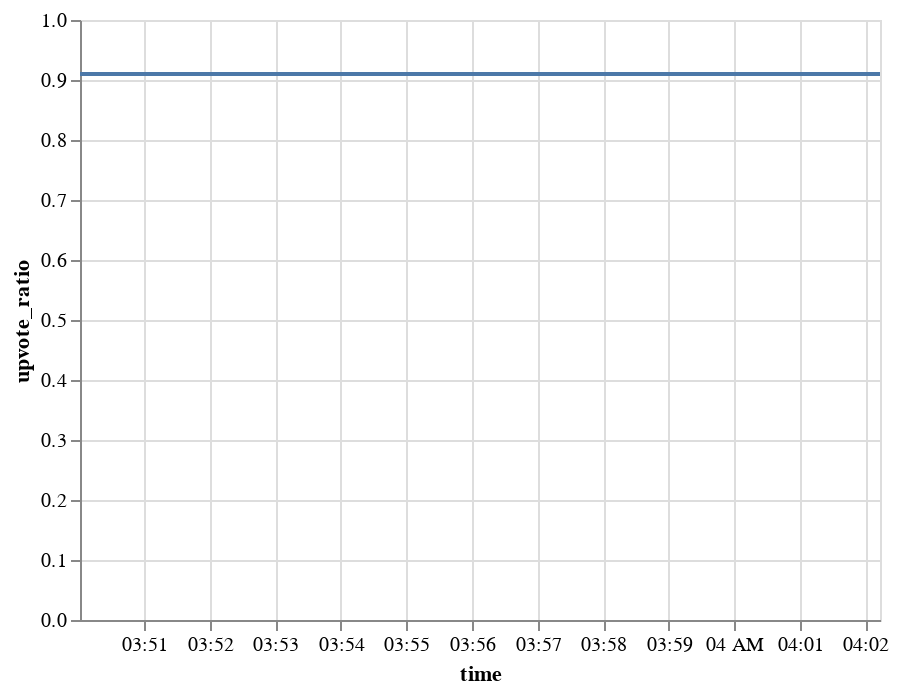

Write notebook code for a chart like this one.
### Code cell
alt.Chart(df.loc[:,'score':'time']).mark_line().encode(
    x = 'time',
    y = 'upvote_ratio')

### Figure 1 — Vega-Lite specification as saved in the notebook (floating-point values rounded to 4 significant figures)
{"$schema": "https://vega.github.io/schema/vega-lite/v3.3.0.json", "config": {"mark": {"tooltip": null}, "view": {"height": 300, "width": 400}}, "data": {"name": "data-e824bd247837976ed3f4489ab007081e"}, "datasets": {"data-e824bd247837976ed3f4489ab007081e": [{"score": 19831, "time": "2019-08-09T03:50:01.093576670", "upvote_ratio": 0.91}, {"score": 19838, "time": "2019-08-09T03:50:08.360995770", "upvote_ratio": 0.91}, {"score": 19849, "time": "2019-08-09T03:50:15.588673830", "upvote_ratio": 0.91}, {"score": 19857, "time": "2019-08-09T03:50:22.833689928", "upvote_ratio": 0.91}, {"score": 19854, "time": "2019-08-09T03:50:30.049596786", "upvote_ratio": 0.91}, {"score": 19869, "time": "2019-08-09T03:50:37.189821005", "upvote_ratio": 0.91}, {"score": 19870, "time": "2019-08-09T03:50:44.450610161", "upvote_ratio": 0.91}, {"score": 19873, "time": "2019-08-09T03:50:51.610061646", "upvote_ratio": 0.91}, {"score": 19883, "time": "2019-08-09T03:50:58.947623253", "upvote_ratio": 0.91}, {"score": 19894, "time": "2019-08-09T03:51:06.252945185", "upvote_ratio": 0.91}, {"score": 19894, "time": "2019-08-09T03:51:13.581438303", "upvote_ratio": 0.91}, {"score": 19904, "time": "2019-08-09T03:51:20.864200592", "upvote_ratio": 0.91}, {"score": 19913, "time": "2019-08-09T03:51:28.653321981", "upvote_ratio": 0.91}, {"score": 19918, "time": "2019-08-09T03:51:35.838327646", "upvote_ratio": 0.91}, {"score": 19926, "time": "2019-08-09T03:51:43.343881369", "upvote_ratio": 0.91}, {"score": 19923, "time": "2019-08-09T03:51:50.916741133", "upvote_ratio": 0.91}, {"score": 19930, "time": "2019-08-09T03:51:58.558739185", "upvote_ratio": 0.91}, {"score": 19947, "time": "2019-08-09T03:52:06.134595156", "upvote_ratio": 0.91}, {"score": 19952, "time": "2019-08-09T03:52:13.617850780", "upvote_ratio": 0.91}, {"score": 19966, "time": "2019-08-09T03:52:21.028291941", "upvote_ratio": 0.91}, {"score": 19965, "time": "2019-08-09T03:52:28.435034990", "upvote_ratio": 0.91}, {"score": 19979, "time": "2019-08-09T03:52:35.951999903", "upvote_ratio": 0.91}, {"score": 19976, "time": "2019-08-09T03:52:43.324806690", "upvote_ratio": 0.91}, {"score": 19990, "time": "2019-08-09T03:52:50.768943787", "upvote_ratio": 0.91}, {"score": 20005, "time": "2019-08-09T03:52:58.531785488", "upvote_ratio": 0.91}, {"score": 20005, "time": "2019-08-09T03:53:05.895703793", "upvote_ratio": 0.91}, {"score": 20008, "time": "2019-08-09T03:53:13.123705864", "upvote_ratio": 0.91}, {"score": 20015, "time": "2019-08-09T03:53:20.717257738", "upvote_ratio": 0.91}, {"score": 20015, "time": "2019-08-09T03:53:27.945847273", "upvote_ratio": 0.91}, {"score": 20026, "time": "2019-08-09T03:53:35.442267418", "upvote_ratio": 0.91}, {"score": 20033, "time": "2019-08-09T03:53:42.750374794", "upvote_ratio": 0.91}, {"score": 20037, "time": "2019-08-09T03:53:49.924724817", "upvote_ratio": 0.91}, {"score": 20050, "time": "2019-08-09T03:53:57.356645823", "upvote_ratio": 0.91}, {"score": 20057, "time": "2019-08-09T03:54:04.564551353", "upvote_ratio": 0.91}, {"score": 20068, "time": "2019-08-09T03:54:11.915111542", "upvote_ratio": 0.91}, {"score": 20069, "time": "2019-08-09T03:54:19.759349823", "upvote_ratio": 0.91}, {"score": 20075, "time": "2019-08-09T03:54:27.179859400", "upvote_ratio": 0.91}, {"score": 20089, "time": "2019-08-09T03:54:34.652872086", "upvote_ratio": 0.91}, {"score": 20091, "time": "2019-08-09T03:54:42.234426737", "upvote_ratio": 0.91}, {"score": 20096, "time": "2019-08-09T03:54:49.667959213", "upvote_ratio": 0.91}, {"score": 20110, "time": "2019-08-09T03:54:56.978873491", "upvote_ratio": 0.91}, {"score": 20108, "time": "2019-08-09T03:55:04.357749462", "upvote_ratio": 0.91}, {"score": 20121, "time": "2019-08-09T03:55:11.497843266", "upvote_ratio": 0.91}, {"score": 20122, "time": "2019-08-09T03:55:18.674877405", "upvote_ratio": 0.91}, {"score": 20134, "time": "2019-08-09T03:55:25.690836430", "upvote_ratio": 0.91}, {"score": 20142, "time": "2019-08-09T03:55:33.283602238", "upvote_ratio": 0.91}, {"score": 20144, "time": "2019-08-09T03:55:40.686689138", "upvote_ratio": 0.91}, {"score": 20147, "time": "2019-08-09T03:55:47.906927586", "upvote_ratio": 0.91}, {"score": 20158, "time": "2019-08-09T03:55:55.340125322", "upvote_ratio": 0.91}, {"score": 20162, "time": "2019-08-09T03:56:02.572988510", "upvote_ratio": 0.91}, {"score": 20167, "time": "2019-08-09T03:56:09.908056498", "upvote_ratio": 0.91}, {"score": 20178, "time": "2019-08-09T03:56:17.197013140", "upvote_ratio": 0.91}, {"score": 20185, "time": "2019-08-09T03:56:26.307647943", "upvote_ratio": 0.91}, {"score": 20191, "time": "2019-08-09T03:56:34.001404762", "upvote_ratio": 0.91}, {"score": 20200, "time": "2019-08-09T03:56:41.583477736", "upvote_ratio": 0.91}, {"score": 20194, "time": "2019-08-09T03:56:48.672120571", "upvote_ratio": 0.91}, {"score": 20210, "time": "2019-08-09T03:56:56.046346903", "upvote_ratio": 0.91}, {"score": 20218, "time": "2019-08-09T03:57:03.472061872", "upvote_ratio": 0.91}, {"score": 20231, "time": "2019-08-09T03:57:10.639452457", "upvote_ratio": 0.91}, {"score": 20240, "time": "2019-08-09T03:57:17.846278667", "upvote_ratio": 0.91}, {"score": 20246, "time": "2019-08-09T03:57:25.279851913", "upvote_ratio": 0.91}, {"score": 20250, "time": "2019-08-09T03:57:32.838414192", "upvote_ratio": 0.91}, {"score": 20257, "time": "2019-08-09T03:57:40.276046038", "upvote_ratio": 0.91}, {"score": 20265, "time": "2019-08-09T03:57:47.638047457", "upvote_ratio": 0.91}, {"score": 20269, "time": "2019-08-09T03:57:55.000127316", "upvote_ratio": 0.91}, {"score": 20281, "time": "2019-08-09T03:58:02.171106815", "upvote_ratio": 0.91}, {"score": 20283, "time": "2019-08-09T03:58:09.584148169", "upvote_ratio": 0.91}, {"score": 20287, "time": "2019-08-09T03:58:16.833425045", "upvote_ratio": 0.91}, {"score": 20289, "time": "2019-08-09T03:58:24.594102859", "upvote_ratio": 0.91}, {"score": 20298, "time": "2019-08-09T03:58:31.991141319", "upvote_ratio": 0.91}, {"score": 20305, "time": "2019-08-09T03:58:39.277624369", "upvote_ratio": 0.91}, {"score": 20306, "time": "2019-08-09T03:58:46.623305559", "upvote_ratio": 0.91}, {"score": 20320, "time": "2019-08-09T03:58:53.865640640", "upvote_ratio": 0.91}, {"score": 20327, "time": "2019-08-09T03:59:01.307764053", "upvote_ratio": 0.91}, {"score": 20331, "time": "2019-08-09T03:59:08.680881500", "upvote_ratio": 0.91}, {"score": 20340, "time": "2019-08-09T03:59:15.947423220", "upvote_ratio": 0.91}, {"score": 20342, "time": "2019-08-09T03:59:23.428858519", "upvote_ratio": 0.91}, {"score": 20356, "time": "2019-08-09T03:59:30.641664505", "upvote_ratio": 0.91}, {"score": 20364, "time": "2019-08-09T03:59:37.990079403", "upvote_ratio": 0.91}, {"score": 20368, "time": "2019-08-09T03:59:45.351245880", "upvote_ratio": 0.91}, {"score": 20367, "time": "2019-08-09T03:59:52.676922560", "upvote_ratio": 0.91}, {"score": 20383, "time": "2019-08-09T03:59:59.793498516", "upvote_ratio": 0.91}, {"score": 20381, "time": "2019-08-09T04:00:07.158364773", "upvote_ratio": 0.91}, {"score": 20395, "time": "2019-08-09T04:00:14.622835159", "upvote_ratio": 0.91}, {"score": 20410, "time": "2019-08-09T04:00:21.780396223", "upvote_ratio": 0.91}, {"score": 20409, "time": "2019-08-09T04:00:29.259111166", "upvote_ratio": 0.91}, {"score": 20416, "time": "2019-08-09T04:00:37.141889095", "upvote_ratio": 0.91}, {"score": 20423, "time": "2019-08-09T04:00:44.368099689", "upvote_ratio": 0.91}, {"score": 20429, "time": "2019-08-09T04:00:51.882048607", "upvote_ratio": 0.91}, {"score": 20434, "time": "2019-08-09T04:00:59.146502495", "upvote_ratio": 0.91}, {"score": 20436, "time": "2019-08-09T04:01:06.590657711", "upvote_ratio": 0.91}, {"score": 20448, "time": "2019-08-09T04:01:14.089808464", "upvote_ratio": 0.91}, {"score": 20455, "time": "2019-08-09T04:01:21.698807478", "upvote_ratio": 0.91}, {"score": 20467, "time": "2019-08-09T04:01:29.149808168", "upvote_ratio": 0.91}, {"score": 20464, "time": "2019-08-09T04:01:36.514805317", "upvote_ratio": 0.91}, {"score": 20478, "time": "2019-08-09T04:01:44.103807926", "upvote_ratio": 0.91}, {"score": 20481, "time": "2019-08-09T04:01:51.315801620", "upvote_ratio": 0.91}, {"score": 20489, "time": "2019-08-09T04:01:58.806802273", "upvote_ratio": 0.91}, {"score": 20498, "time": "2019-08-09T04:02:05.912857294", "upvote_ratio": 0.91}, {"score": 20507, "time": "2019-08-09T04:02:13.506855010", "upvote_ratio": 0.91}]}, "encoding": {"x": {"field": "time", "type": "temporal"}, "y": {"field": "upvote_ratio", "type": "quantitative"}}, "mark": "line"}
